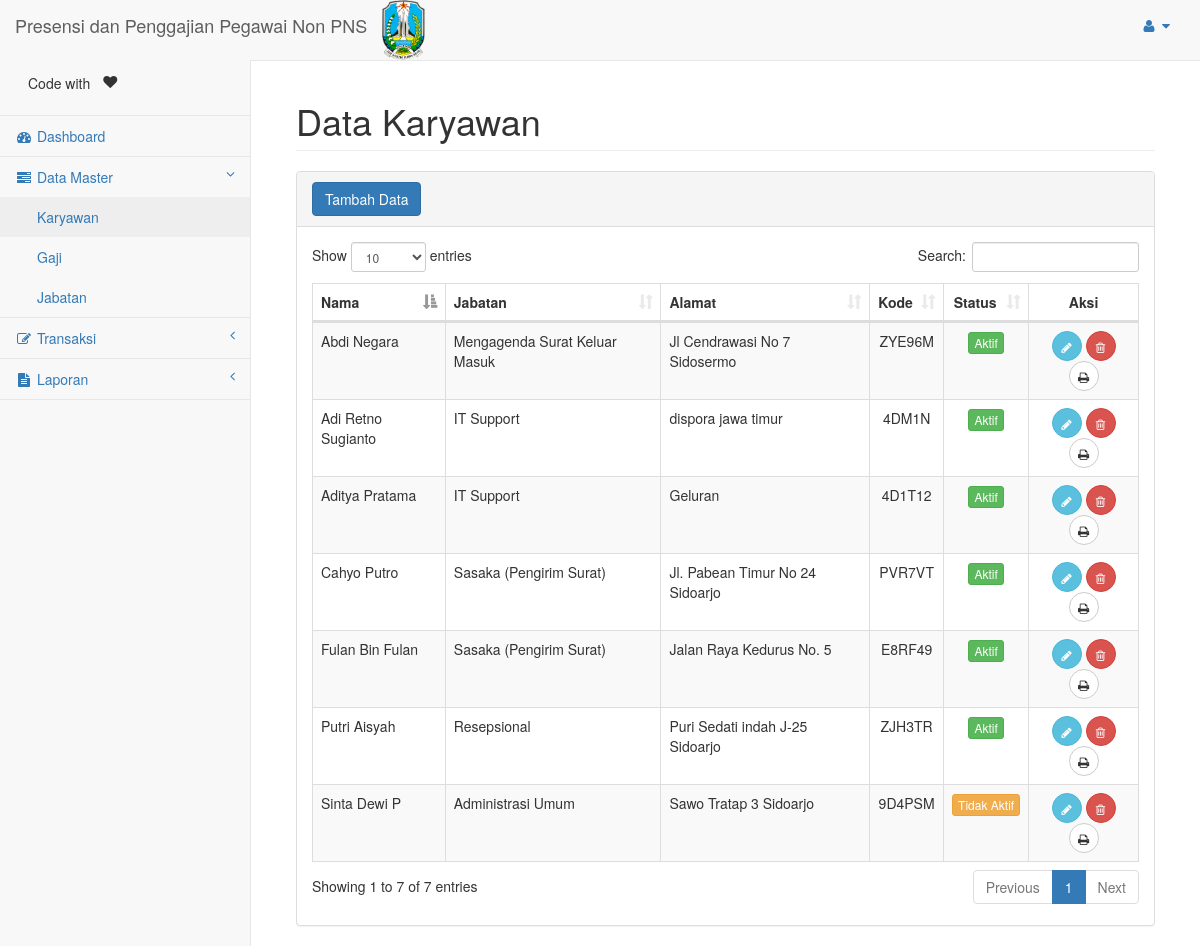
The app's page /page/karyawan_list.php (signed in) with its own data.
### tables this page shows
CREATE TABLE IF NOT EXISTS `karyawan` (
  `ID_KAR` varchar(12) NOT NULL,
  `ID_JABATAN` varchar(12) NOT NULL,
  `NAMA_KAR` varchar(100) DEFAULT NULL,
  `ALAMAT_KAR` varchar(150) DEFAULT NULL,
  `NO_TELP_KAR` char(12) DEFAULT NULL,
  `STS_KAR` char(1) DEFAULT NULL,
  `KODE_KAR` varchar(6) DEFAULT NULL,
  `TGL_LHR_KAR` date DEFAULT NULL,
  `AGAMA_KAR` varchar(50) DEFAULT NULL,
  `JKEL_KAR` char(1) DEFAULT NULL,
  `TL_KAR` varchar(50) DEFAULT NULL
);

CREATE TABLE IF NOT EXISTS `jabatan` (
  `ID_JABATAN` varchar(12) NOT NULL,
  `NAMA_JABATAN` varchar(100) DEFAULT NULL
);

### page/karyawan_list.php (the view, shortened to what this page needs)
<?php
	include('header.php');
	$q = "SELECT k.id_kar, k.nama_kar, j.nama_jabatan, k.alamat_kar, k.kode_kar, k.sts_kar ";
	$q.= "FROM karyawan k JOIN jabatan j ON k.id_jabatan=j.id_jabatan ";
	$rs = mysql_query($q);
?>
<div class="col-lg-12">
    <h1 class="page-header">Data Karyawan</h1>
</div>
<div class="col-lg-12 ">
	<div class="panel panel-default">
        <div class="panel-heading">
           	<a href="karyawan_detail.php" class="btn btn-primary">Tambah Data</a>
        </div>
        <div class="panel-body">
            <div class="dataTable_wrapper table-responsive">
            	<table class="table table-striped table-bordered table-hover" id="karyawan">
            		<thead>
            			<tr>
	                        <th>Nama</th>
                            <th>Jabatan</th>
	                        <th>Alamat</th>
	                        <th class="text-center">Kode</th>
	                        <th class="text-center">Status</th>
	                        <th class="text-center">Aksi</th>
            			</tr>
            		</thead>
            		<tbody>
            			<?php
            				while ($row = mysql_fetch_array($rs)) {
            			?>
            			<tr>
            				<td><?= $row['nama_kar'] ?></td>
            				<td><?= $row['nama_jabatan'] ?></td>
            				<td><?= $row['alamat_kar'] ?></td>
            				<td class="text-center"><?= $row['kode_kar'] ?></td>
            				<td class="text-center">
            					<?php
            						if($row['sts_kar']==1)
            							echo '<button type="button" class="btn btn-success btn-xs">Aktif</button>';
            						else
            							echo '<button type="button" class="btn btn-warning btn-xs">Tidak Aktif</button>';
            					?>
            				</td>
            				<td class="text-center">
            					<a href="karyawan_detail.php?id_kar=<?=$row['id_kar']?>" class="btn btn-info btn-circle"><i class="fa fa-pencil"></i></a>
            					<span onclick="if(confirm('Apakah anda yakin akan menghapus data Karyawan <?=$row['nama_kar']?> ?')){location.href='karyawan_list.php?id_kar=<?=$row['id_kar']?>&delete=delete'}" class="btn btn-danger btn-circle"><i class="fa fa-trash-o"></i></span>
            					<a target="_blank" href="karyawanCetak_list.php?id_kar=<?=$row['id_kar']?>" class="btn btn-default btn-circle"><i class="fa fa-print"></i></a>
            				</td>
            			</tr>
            			<?php
            				}
            			 ?>
            		</tbody>
            	</table>
            </div>
        </div>
    </div>
</div>
<?php include('footer.php') ?>

### records on screen
karyawan: NAMA_KAR "Aditya Pratama", ID_JABATAN.NAMA_JABATAN "IT Support", ALAMAT_KAR "Geluran", KODE_KAR "4D1T12", STS_KAR "Aktif"
karyawan: NAMA_KAR "Putri Aisyah", ID_JABATAN.NAMA_JABATAN "Resepsional", ALAMAT_KAR "Puri Sedati indah J-25 Sidoarjo", KODE_KAR "ZJH3TR", STS_KAR "Aktif"
karyawan: NAMA_KAR "Sinta Dewi P", ID_JABATAN.NAMA_JABATAN "Administrasi Umum", ALAMAT_KAR "Sawo Tratap 3 Sidoarjo", KODE_KAR "9D4PSM", STS_KAR "Tidak Aktif"
karyawan: NAMA_KAR "Fulan Bin Fulan", ID_JABATAN.NAMA_JABATAN "Sasaka (Pengirim Surat)", ALAMAT_KAR "Jalan Raya Kedurus No. 5", KODE_KAR "E8RF49", STS_KAR "Aktif"
karyawan: NAMA_KAR "Adi Retno Sugianto", ID_JABATAN.NAMA_JABATAN "IT Support", ALAMAT_KAR "dispora jawa timur", KODE_KAR "4DM1N", STS_KAR "Aktif"
karyawan: NAMA_KAR "Cahyo Putro", ID_JABATAN.NAMA_JABATAN "Sasaka (Pengirim Surat)", ALAMAT_KAR "Jl. Pabean Timur No 24 Sidoarjo", KODE_KAR "PVR7VT", STS_KAR "Aktif"
karyawan: NAMA_KAR "Abdi Negara", ID_JABATAN.NAMA_JABATAN "Mengagenda Surat Keluar Masuk", ALAMAT_KAR "Jl Cendrawasi No 7 Sidosermo", KODE_KAR "ZYE96M", STS_KAR "Aktif"
